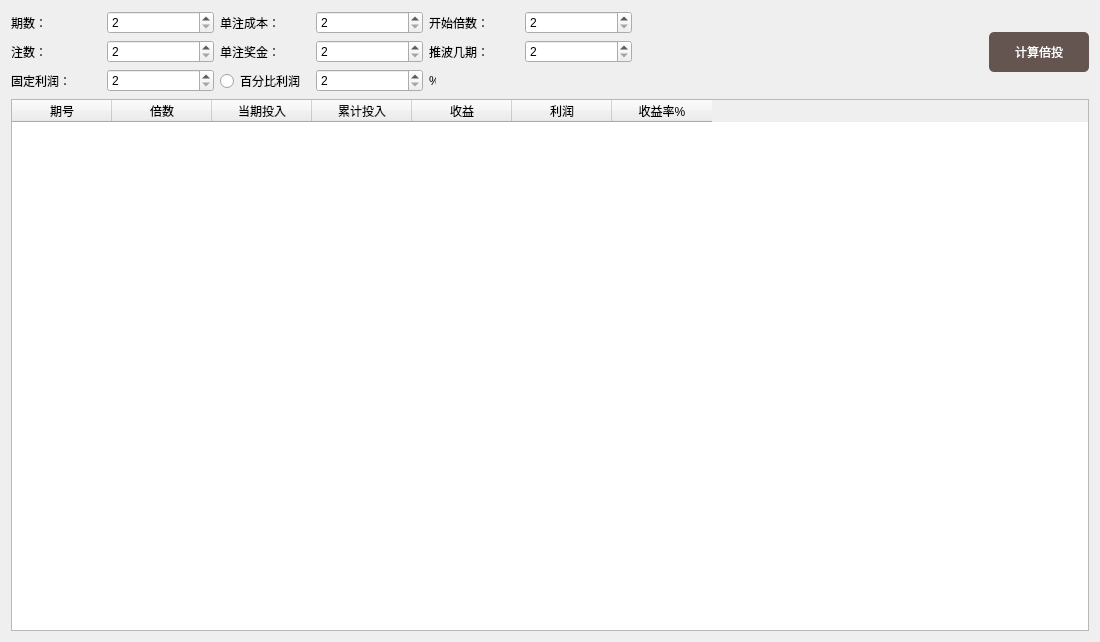
<?xml version="1.0" encoding="UTF-8"?>
<ui version="4.0">
 <class>pushcalc</class>
 <widget class="QWidget" name="pushcalc">
  <property name="geometry">
   <rect>
    <x>0</x>
    <y>0</y>
    <width>1100</width>
    <height>642</height>
   </rect>
  </property>
  <property name="windowTitle">
   <string>Form</string>
  </property>
  <layout class="QVBoxLayout" name="verticalLayout_3">
   <item>
    <layout class="QVBoxLayout" name="verticalLayout_2">
     <item>
      <layout class="QHBoxLayout" name="horizontalLayout_4">
       <item>
        <layout class="QVBoxLayout" name="verticalLayout">
         <item>
          <layout class="QHBoxLayout" name="horizontalLayout">
           <item>
            <widget class="QLabel" name="label">
             <property name="minimumSize">
              <size>
               <width>90</width>
               <height>0</height>
              </size>
             </property>
             <property name="maximumSize">
              <size>
               <width>60</width>
               <height>16777215</height>
              </size>
             </property>
             <property name="text">
              <string>期数：</string>
             </property>
            </widget>
           </item>
           <item>
            <widget class="QSpinBox" name="spinBox_2">
             <property name="minimumSize">
              <size>
               <width>107</width>
               <height>0</height>
              </size>
             </property>
             <property name="maximumSize">
              <size>
               <width>107</width>
               <height>16777215</height>
              </size>
             </property>
             <property name="minimum">
              <number>2</number>
             </property>
            </widget>
           </item>
           <item>
            <widget class="QLabel" name="label_3">
             <property name="minimumSize">
              <size>
               <width>90</width>
               <height>0</height>
              </size>
             </property>
             <property name="maximumSize">
              <size>
               <width>90</width>
               <height>16777215</height>
              </size>
             </property>
             <property name="text">
              <string>单注成本：</string>
             </property>
            </widget>
           </item>
           <item>
            <widget class="QSpinBox" name="spinBox">
             <property name="minimumSize">
              <size>
               <width>107</width>
               <height>0</height>
              </size>
             </property>
             <property name="maximumSize">
              <size>
               <width>107</width>
               <height>16777215</height>
              </size>
             </property>
             <property name="minimum">
              <number>2</number>
             </property>
            </widget>
           </item>
           <item>
            <widget class="QLabel" name="label_8">
             <property name="minimumSize">
              <size>
               <width>90</width>
               <height>0</height>
              </size>
             </property>
             <property name="maximumSize">
              <size>
               <width>90</width>
               <height>16777215</height>
              </size>
             </property>
             <property name="text">
              <string>开始倍数：</string>
             </property>
            </widget>
           </item>
           <item>
            <widget class="QSpinBox" name="spinBox_5">
             <property name="minimumSize">
              <size>
               <width>107</width>
               <height>0</height>
              </size>
             </property>
             <property name="maximumSize">
              <size>
               <width>107</width>
               <height>16777215</height>
              </size>
             </property>
             <property name="minimum">
              <number>2</number>
             </property>
            </widget>
           </item>
           <item>
            <spacer name="horizontalSpacer_3">
             <property name="orientation">
              <enum>Qt::Horizontal</enum>
             </property>
             <property name="sizeHint" stdset="0">
              <size>
               <width>40</width>
               <height>20</height>
              </size>
             </property>
            </spacer>
           </item>
          </layout>
         </item>
         <item>
          <layout class="QHBoxLayout" name="horizontalLayout_2">
           <item>
            <widget class="QLabel" name="label_2">
             <property name="minimumSize">
              <size>
               <width>90</width>
               <height>0</height>
              </size>
             </property>
             <property name="maximumSize">
              <size>
               <width>90</width>
               <height>16777215</height>
              </size>
             </property>
             <property name="text">
              <string>注数：</string>
             </property>
            </widget>
           </item>
           <item>
            <widget class="QSpinBox" name="spinBox_3">
             <property name="minimumSize">
              <size>
               <width>107</width>
               <height>0</height>
              </size>
             </property>
             <property name="maximumSize">
              <size>
               <width>107</width>
               <height>16777215</height>
              </size>
             </property>
             <property name="minimum">
              <number>2</number>
             </property>
            </widget>
           </item>
           <item>
            <widget class="QLabel" name="label_4">
             <property name="minimumSize">
              <size>
               <width>90</width>
               <height>0</height>
              </size>
             </property>
             <property name="maximumSize">
              <size>
               <width>90</width>
               <height>16777215</height>
              </size>
             </property>
             <property name="text">
              <string>单注奖金：</string>
             </property>
            </widget>
           </item>
           <item>
            <widget class="QSpinBox" name="spinBox_4">
             <property name="minimumSize">
              <size>
               <width>107</width>
               <height>0</height>
              </size>
             </property>
             <property name="maximumSize">
              <size>
               <width>107</width>
               <height>16777215</height>
              </size>
             </property>
             <property name="minimum">
              <number>2</number>
             </property>
            </widget>
           </item>
           <item>
            <widget class="QLabel" name="label_9">
             <property name="minimumSize">
              <size>
               <width>90</width>
               <height>0</height>
              </size>
             </property>
             <property name="maximumSize">
              <size>
               <width>90</width>
               <height>16777215</height>
              </size>
             </property>
             <property name="text">
              <string>推波几期：</string>
             </property>
            </widget>
           </item>
           <item>
            <widget class="QSpinBox" name="spinBox_6">
             <property name="minimumSize">
              <size>
               <width>107</width>
               <height>0</height>
              </size>
             </property>
             <property name="maximumSize">
              <size>
               <width>107</width>
               <height>16777215</height>
              </size>
             </property>
             <property name="minimum">
              <number>2</number>
             </property>
            </widget>
           </item>
           <item>
            <spacer name="horizontalSpacer_2">
             <property name="orientation">
              <enum>Qt::Horizontal</enum>
             </property>
             <property name="sizeHint" stdset="0">
              <size>
               <width>40</width>
               <height>20</height>
              </size>
             </property>
            </spacer>
           </item>
          </layout>
         </item>
         <item>
          <layout class="QHBoxLayout" name="horizontalLayout_3">
           <item>
            <widget class="QLabel" name="label_7">
             <property name="minimumSize">
              <size>
               <width>90</width>
               <height>0</height>
              </size>
             </property>
             <property name="maximumSize">
              <size>
               <width>90</width>
               <height>16777215</height>
              </size>
             </property>
             <property name="text">
              <string>固定利润：</string>
             </property>
            </widget>
           </item>
           <item>
            <widget class="QSpinBox" name="spinBox_7">
             <property name="minimumSize">
              <size>
               <width>107</width>
               <height>0</height>
              </size>
             </property>
             <property name="maximumSize">
              <size>
               <width>107</width>
               <height>16777215</height>
              </size>
             </property>
             <property name="minimum">
              <number>2</number>
             </property>
            </widget>
           </item>
           <item>
            <widget class="QRadioButton" name="radioButton_3">
             <property name="minimumSize">
              <size>
               <width>90</width>
               <height>0</height>
              </size>
             </property>
             <property name="maximumSize">
              <size>
               <width>90</width>
               <height>16777215</height>
              </size>
             </property>
             <property name="text">
              <string>百分比利润</string>
             </property>
            </widget>
           </item>
           <item>
            <widget class="QSpinBox" name="spinBox_8">
             <property name="minimumSize">
              <size>
               <width>107</width>
               <height>0</height>
              </size>
             </property>
             <property name="maximumSize">
              <size>
               <width>107</width>
               <height>16777215</height>
              </size>
             </property>
             <property name="minimum">
              <number>2</number>
             </property>
            </widget>
           </item>
           <item>
            <widget class="QLabel" name="label_5">
             <property name="minimumSize">
              <size>
               <width>7</width>
               <height>0</height>
              </size>
             </property>
             <property name="maximumSize">
              <size>
               <width>7</width>
               <height>16777215</height>
              </size>
             </property>
             <property name="text">
              <string>%</string>
             </property>
            </widget>
           </item>
           <item>
            <spacer name="horizontalSpacer">
             <property name="orientation">
              <enum>Qt::Horizontal</enum>
             </property>
             <property name="sizeHint" stdset="0">
              <size>
               <width>40</width>
               <height>20</height>
              </size>
             </property>
            </spacer>
           </item>
          </layout>
         </item>
        </layout>
       </item>
       <item>
        <widget class="QPushButton" name="pushButton">
         <property name="styleSheet">
          <string notr="true">QPushButton:hover
{
background-color: rgb(180, 85, 100);
border-radius:5px;
color:white;
}

QPushButton:hover:pressed
{
background-color:rgb(180, 85, 100);
border-radius:5px;
color:white;
}

QPushButton
{
background-color:rgb(100, 85, 80);
color:white;
border-radius:5px;
height: 40px;
min-width: 100px;
spacing: 10px;
padding: 0px 0px;
}</string>
         </property>
         <property name="text">
          <string>计算倍投</string>
         </property>
        </widget>
       </item>
      </layout>
     </item>
     <item>
      <widget class="QTableWidget" name="tableWidget">
       <column>
        <property name="text">
         <string>期号</string>
        </property>
       </column>
       <column>
        <property name="text">
         <string>倍数</string>
        </property>
       </column>
       <column>
        <property name="text">
         <string>当期投入</string>
        </property>
       </column>
       <column>
        <property name="text">
         <string>累计投入</string>
        </property>
       </column>
       <column>
        <property name="text">
         <string>收益</string>
        </property>
       </column>
       <column>
        <property name="text">
         <string>利润</string>
        </property>
       </column>
       <column>
        <property name="text">
         <string>收益率%</string>
        </property>
       </column>
      </widget>
     </item>
    </layout>
   </item>
  </layout>
 </widget>
 <resources/>
 <connections/>
</ui>
